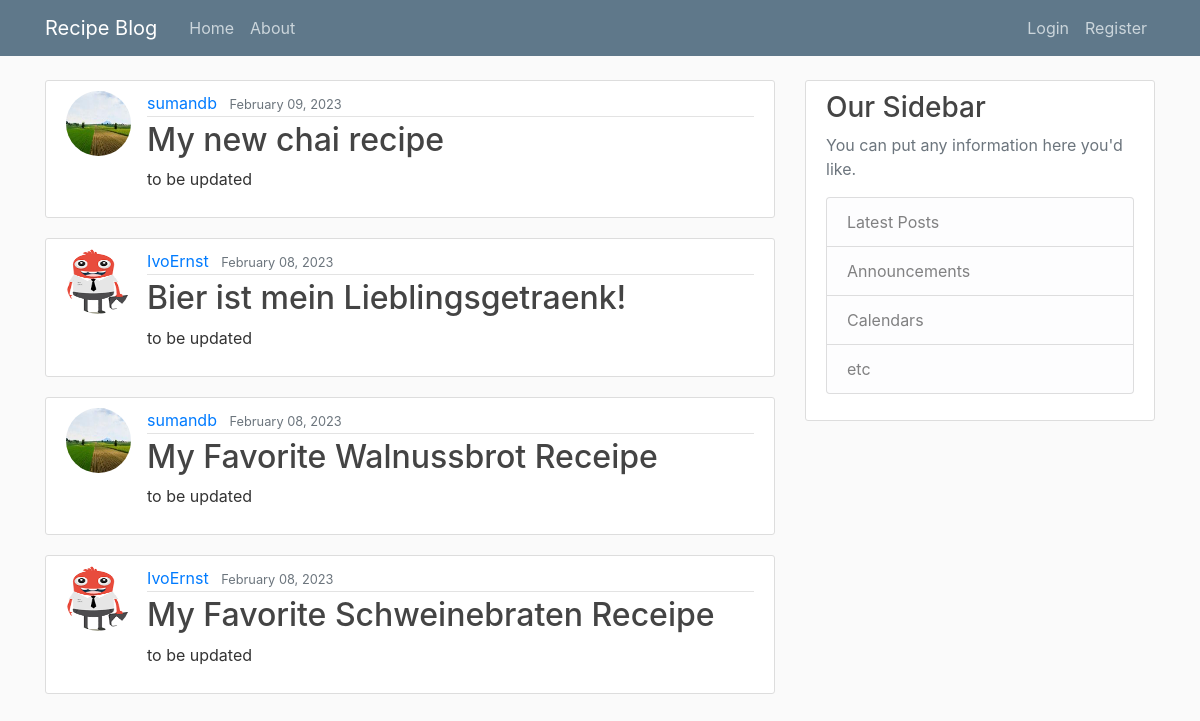
The app's page /, older data.
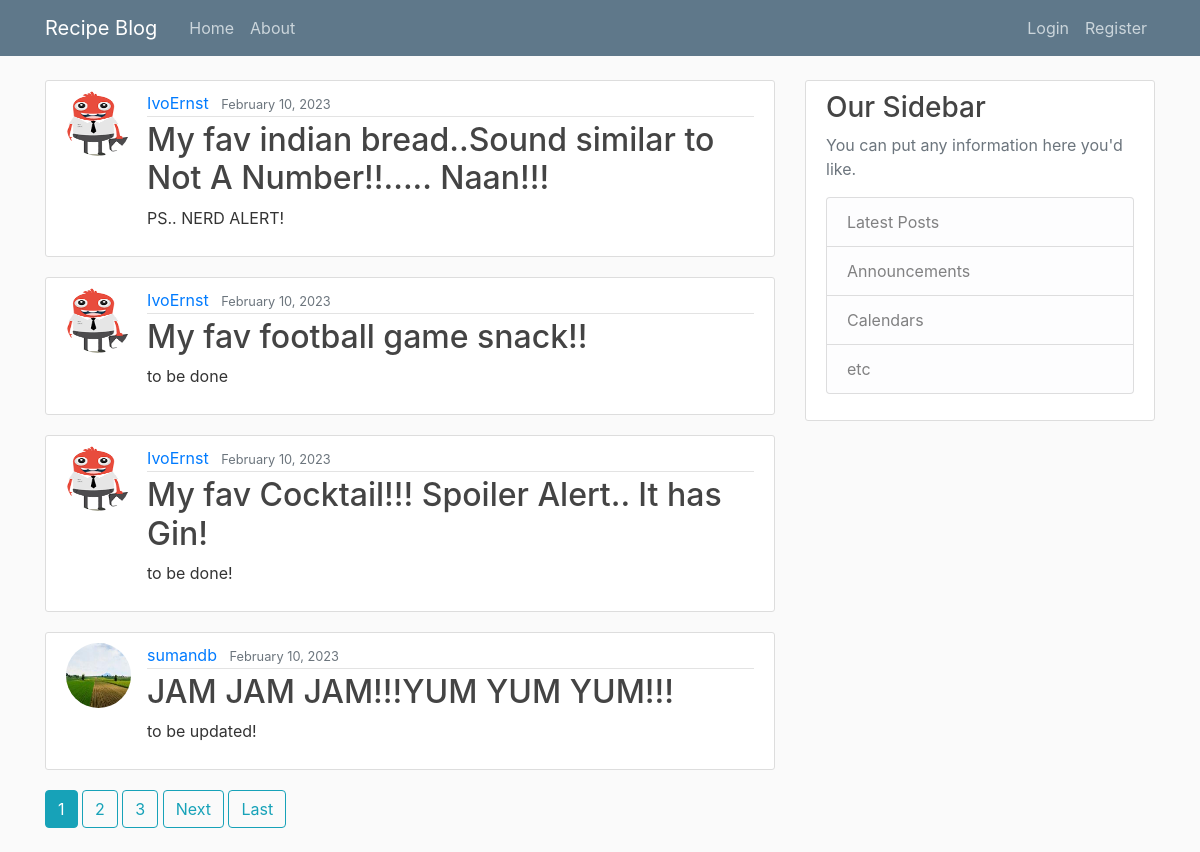
The same page, newer data.
### blog/models.py (models this page shows, shortened)
class Post(models.Model):
    title = models.CharField(max_length=200)
    created_on = models.DateTimeField(default=timezone.now)
    content = models.TextField()
    author = models.ForeignKey(User, on_delete=models.CASCADE)

### users/models.py (models this page shows, shortened)
class Profile(models.Model):
    user = models.OneToOneField(User, on_delete=models.CASCADE)
    image = models.ImageField(default='default.jpg', upload_to='profile_pics')

### blog/views.py (the view)
# urls.py: path('', PostListView.as_view(), name='blog-home'),
class PostListView(ListView):
    model = Post
    template_name = 'blog/home.html'
    context_object_name = 'posts'
    ordering = ['-created_on']  # default is ascending but '-' infront changes it to descending
    paginate_by = 4

### blog/templates/blog/home.html (shortened to what this page needs)
{% extends "blog/base.html" %}
{% block content %}
    {% for post in posts %}
        <article class="media content-section">
          <img class = "rounded-circle article-img" src = "{{post.author.profile.image.url}}">
          <div class="media-body">
            <div class="article-metadata">
              <a class="mr-2" href="{% url 'user-posts' post.author.username %}">{{ post.author }}</a>
              <small class="text-muted">{{ post.created_on|date:"F d, Y" }}</small>
            </div>
            <h2><a class="article-title" href="{% url 'post-detail' post.id %}">{{ post.title }}</a></h2>
                <p class="article-content">{{ post.content }}</p>
          </div>
        </article>
    {% endfor %}
    {% if is_paginated %}
        {% for num in page_obj.paginator.page_range %}
            {% if page_obj.number == num %}
                <a class="btn btn-info mb-4" href="?page={{ num }}">{{ num }}</a>
            {% elif num > page_obj.number|add:'-3' and num < page_obj.number|add:'3' %}
                <a class="btn btn-outline-info mb-4" href="?page={{ num }}">{{ num }}</a>
            {% endif %}
        {% endfor%}
        {% if page_obj.has_next %}
            <a class="btn btn-outline-info mb-4" href="?page={{page_obj.next_page_number}}">Next</a>
            <a class="btn btn-outline-info mb-4" href="?page={{page_obj.paginator.num_pages}}">Last</a>
        {% endif %}
    {% endif %}
{% endblock content%}

Row changes from the older to the newer data that the page shows:
no longer on this page (row unchanged): Post: author.profile.image (picture), author "sumandb", created_on "February 09, 2023", title "My new chai recipe", content "to be updated"
no longer on this page (row unchanged): Post: author.profile.image (placeholder picture), author "IvoErnst", created_on "February 08, 2023", title "Bier ist mein Lieblingsgetraenk!", content "to be updated"
no longer on this page (row unchanged): Post: author.profile.image (picture), author "sumandb", created_on "February 08, 2023", title "My Favorite Walnussbrot Receipe", content "to be updated"
no longer on this page (row unchanged): Post: author.profile.image (placeholder picture), author "IvoErnst", created_on "February 08, 2023", title "My Favorite Schweinebraten Receipe", content "to be updated"
added Post: author.profile.image (placeholder picture), author "IvoErnst", created_on "February 10, 2023", title "My fav indian bread..Sound similar to Not A Number!!..... Naan!!!", content "PS.. NERD ALERT!"
added Post: author.profile.image (placeholder picture), author "IvoErnst", created_on "February 10, 2023", title "My fav football game snack!!", content "to be done"
added Post: author.profile.image (placeholder picture), author "IvoErnst", created_on "February 10, 2023", title "My fav Cocktail!!! Spoiler Alert.. It has Gin!", content "to be done!"
added Post: author.profile.image (picture), author "sumandb", created_on "February 10, 2023", title "JAM JAM JAM!!!YUM YUM YUM!!!", content "to be updated!"
Text that changed along with them:
new list line: "1"
new list line: "2"
new list line: "3"
text now shown: "Next Last"
